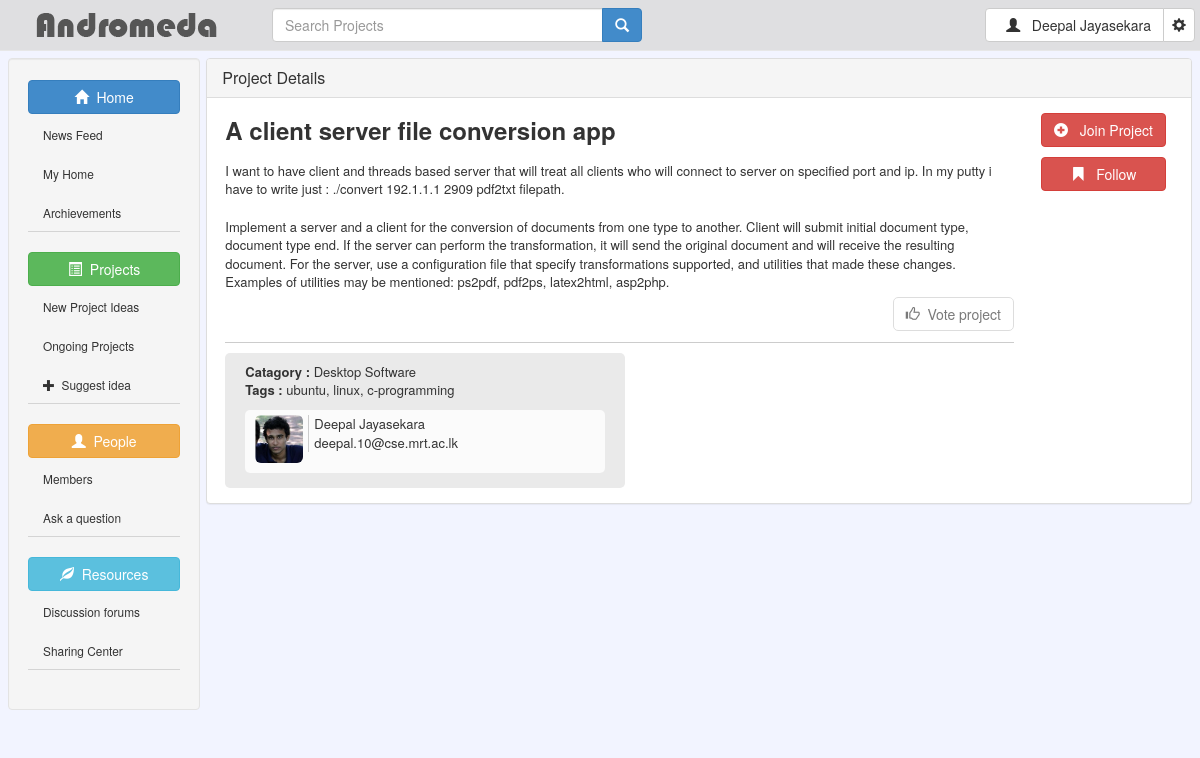
The app's page /viewproject.php?pid=52 (signed in) with its own data.
### tables this page shows
CREATE TABLE IF NOT EXISTS `projects` (
  `p_id` int(11) NOT NULL AUTO_INCREMENT,
  `p_name` text,
  `p_desc` text,
  `p_catagory` int(11) DEFAULT '0',
  `p_author` int(11) DEFAULT '0',
  `p_mentor` int(11) DEFAULT '0',
  `p_leader` int(11) DEFAULT '0',
  `p_post_date` timestamp NULL DEFAULT NULL,
  `p_state` int(11) DEFAULT '0',
  `p_votes` int(11) NOT NULL DEFAULT '0',
  `p_views` int(11) NOT NULL,
  PRIMARY KEY (`p_id`),
  KEY `p_author` (`p_author`),
  KEY `p_mentor` (`p_mentor`),
  KEY `p_leader` (`p_leader`),
  KEY `p_state` (`p_state`),
  KEY `p_catagory` (`p_catagory`)
);

CREATE TABLE IF NOT EXISTS `catagories` (
  `cat_id` int(11) NOT NULL AUTO_INCREMENT,
  `cat_name` varchar(30) NOT NULL,
  PRIMARY KEY (`cat_id`),
  KEY `cat_id` (`cat_id`)
);

CREATE TABLE IF NOT EXISTS `users` (
  `user_id` int(11) NOT NULL AUTO_INCREMENT,
  `username` varchar(30) DEFAULT NULL,
  `password` varchar(50) DEFAULT NULL,
  `firstname` varchar(30) DEFAULT NULL,
  `lastname` varchar(30) DEFAULT NULL,
  `email` varchar(50) DEFAULT NULL,
  `profile_pic_path` text NOT NULL,
  `timestamp` varchar(20) NOT NULL,
  PRIMARY KEY (`user_id`)
);

### viewproject.php (the view, shortened to what this page needs)
<!doctype html>
<html>
<head>
<link href="css/bootstrap.css" media="screen" rel="stylesheet" type="text/css">
<link href="css/homepage-styles.css" media="screen" rel="stylesheet" type="text/css">
<link href="css/toastr.css" media="screen" rel="stylesheet" type="text/css">
<link href="css/bootstrap.icon-large.css" media="screen" rel="stylesheet" type="text/css">
<link href="css/bootstrap-dialog.css" rel="stylesheet" type="text/css" media="screen">
</head>
<body onLoad="document.getElementById('search-q').focus();">
<div id="header-panel">
  <nav class="navbar navbar-default navbar-fixed-top nav-panel-custom" role="navigation">
  <a class="navbar-brand" href="home.php"><span><img src="images/logo.png"></span></a>
      <form class="navbar-form navbar-left form-inline searchform wide400px" method="get" role="form" action="home.php">
        <div class="input-group">
          <input type="text" class="form-control wide400px" id="search-q" name="search-q" placeholder="Search Projects" value="<?php echo isset($_GET['search-q'])? $_GET['search-q']: "";?>">
          <span class="input-group-btn">
            <button type="submit" class="btn btn-default btn-primary sortlist"><span class="glyphicon glyphicon-search"></span></button>
          </span>
        </div>
    </form>
    <ul class="nav navbar-nav navbar-right">
      <li class="dropdown">
        <form class="navbar-form" action="profile.php">
          <div class="btn-group">
            <button type="submit" class="btn btn-default"> &nbsp;&nbsp<span class="glyphicon glyphicon-user"></span>&nbsp;&nbsp
            <?php
                                    if(isset($_SESSION['login-type'])){
                                    	if($_SESSION['login-type']=='regular'){
											echo $_SESSION['user']['firstname']." ".$_SESSION['user']['lastname'];
										}
										else if($_SESSION['login-type']=='oauth'){
											echo $_SESSION['oauth_user']['name'];
										}
									}
									else{
									}
                                ?>
            </button>
            <button type="button" class="btn btn-default dropdown-toggle" data-toggle="dropdown"> <span class="glyphicon glyphicon-cog"></span> <span class="sr-only">Toggle Dropdown</span> </button>
          </div>
        </form>
      </li>
    </ul>
  </nav>
</div>
<div id="wrapper">
  <div class="row">
    <div id="sidebar" class="col-xs-6 col-sm-3 col-md-3 col-lg-2 sidebar-custom">
      <div class="well">
        <button type="button" class="btn btn-primary btn-block btn-dropdown" data-toggle="collapse" data-target="#home-link"><span class="glyphicon glyphicon-home"></span>&nbsp;&nbsp;Home</button>
        <div id="home-link" class="collapse in">
          <ul class="nav nav-pills nav-stacked list-group collapse-div">
            <li><a class="btn-dropdown-item" href="index.php">News Feed</a></li>
            <li><a class="btn-dropdown-item" href="myhome.php">My Home</a></li>
            <li><a class="btn-dropdown-item" href="viewarch.php">Archievements</a></li>
          </ul>
        </div>
        <button type="button" class="btn btn-success btn-block btn-dropdown" data-toggle="collapse" data-target="#projects"><span class="glyphicon glyphicon-list-alt"></span>&nbsp;&nbsp;Projects</button>
        <div id="projects" class="collapse in">
          <ul class="nav nav-pills nav-stacked list-group collapse-div">
            <li><a class="btn-dropdown-item" href="home.php">New Project Ideas</a></li>
            <li><a class="btn-dropdown-item" href="#">Ongoing Projects</a></li>
            <li><a class="btn-dropdown-item" href="#" data-toggle="modal" data-target="#projectidea"> <span class="glyphicon glyphicon-plus"></span>&nbsp;&nbsp;Suggest idea</a></li>
          </ul>
        </div>
        <button type="button" class="btn btn-warning btn-block btn-dropdown" data-toggle="collapse" data-target="#users-link"><span class="glyphicon glyphicon-user"></span>&nbsp;&nbsp;People</button>
        <div id="users-link" class="collapse in">
          <ul class="nav nav-pills nav-stacked list-group collapse-div">
            <li><a class="btn-dropdown-item" href="members.php">Members</a></li>
            <li><a class="btn-dropdown-item" href="#">Ask a question</a></li>
          </ul>
        </div>
        <button type="button" class="btn btn-info btn-block btn-dropdown custom-color" data-toggle="collapse" data-target="#resources"><span class="glyphicon glyphicon-leaf"></span>&nbsp;&nbsp;Resources</button>
        <div id="resources" class="collapse in">
          <ul class="nav nav-pills nav-stacked list-group collapse-div">
            <li><a class="btn-dropdown-item" href="#">Discussion forums</a></li>
            <li><a class="btn-dropdown-item" href="#">Sharing Center</a></li>
          </ul>
        </div>
      </div>
    </div>
    <div id="project-listing" class="col-xs-12 col-sm-9 col-md-9 col-lg-10 contents-custom">
      <?php
            if(isset($_GET['pid'])){
				$pid = $_GET['pid'];
			}
            $dbcon = new DBConnection();
            $con = $dbcon->connect();
            if(!$pstmt=$con->prepare('select p_name,p_desc,p_votes,p_views,user_id,firstname,lastname,email,cat_name from projects,users,catagories where projects.p_id= ? and projects.p_catagory=catagories.cat_id and projects.p_author=users.user_id')){
                    die(mysqli_error($con));
                }
			else{
				$pstmt->bind_param('i',$pid);
				$pstmt->execute();
				$presult = $pstmt->get_result();
				$precord = $presult->fetch_assoc();
			}
			$tquery = "select tag from project_tags where p_id='".$pid."'";
			$tresult =  mysqli_query($con,$tquery);
			$tagslist = array();
			while($tagrecord = $tresult->fetch_assoc()){
				array_push($tagslist,$tagrecord['tag']);
			}
	  ?>
        <div id="projectlist" class="panel panel-default">
        <div class="panel-heading">
          <h2 class="panel-title panel-title-custom">Project Details</h2>
        </div>
        <div class="panel-body panel-body-custom"> <span id="notice"></span>
          <div id="project-details" class="col-xs-12 col-sm-9 col-md-9 col-lg-10 contents-custom">
            <div id="project-header"> <?php echo $precord['p_name']?> </div>
            <div id="project-desc">
				<div style="clear:both;"><?php echo nl2br($precord['p_desc'])?></div>
            	<div id="likebutton-div">
                	<?php echo "<button type='button' ";
						$q = "select * from user_votes where voted_project_id='".$_SESSION['current_pid']."' and user_id='".$_SESSION['user']['user_id']."'";
						$voteres = mysqli_query($con,$q) or die(mysqli_error($con));
						if(mysqli_num_rows($voteres)!=0){
							echo "disabled='disabled' class='btn btn-info likebutton' ";
						}
						else if ($_SESSION['user']['user_id']==$precord['user_id']){
							echo "disabled='disabled' class='btn btn-default likebutton' ";
						}
						else{
							echo "class='btn btn-info likebutton' ";
						}
                     	echo "id='like-project' ><span class='glyphicon glyphicon-thumbs-up'></span>&nbsp;&nbsp;Vote project</button>";
					?>
                </div>
            </div>
            <div id="project-footer">
              <div id="project-info"> <span id="p-catagory"><span>Catagory : </span><?php echo $precord['cat_name']?></span> <span id="p-tags"><br><span>Tags : </span>
                <?php
                                $tagcount = count($tagslist);
                                foreach($tagslist as $index => $tag){
                                    echo "<a href='home.php?search-q=".urlencode(stripslashes(strip_tags($tag)))."'>".$tag."</a>";
                                    if($index+1 != $tagcount){
                                        echo ", ";
                                    }
                                }
                            ?>
                </span> </div>
              <div id="project-author">
                <div id="profile-pic"><img src="images/profile-pics/user1.png" alt="Not found!" class="img-rounded img-custom"/></div>
                <div id="author-profile"> <span id="author-name"><?php echo "<a href='viewprofile.php?user=".$precord['user_id']."'>".$precord['firstname']." ".$precord['lastname']."</a>"?></span><br> <span id="author-email"><a href="mailto:someone@example.com" target="_top"><?php echo $precord['email'] ?></a></span></div>
              </div>
            </div>
          </div>
          <div id="project-actions">
          	<?php
            	if(!$stmt1=$con->prepare("select p_id,member_id from project_member where p_id=? and member_id=?")){
					die(mysqli_error($con));
				}
				else{
					$stmt1->bind_param('ii',$pid,$_SESSION['user']['user_id']);
					$stmt1->execute();
					$joinres = $stmt1->get_result();
				}
				if(!$stmt2=$con->prepare("select p_id,follower_id from project_follower where p_id=? and follower_id=?")){
					die(mysqli_error($con));
				}
				else{
					$stmt2->bind_param('ii',$pid,$_SESSION['user']['user_id']);
					$stmt2->execute();
					$followres = $stmt2->get_result();
				}
			?>
          	<ul class="nav nav-stacked">
                <li class="spaced-list"><button id="btn-join"
                	<?php
						if(mysqli_num_rows($joinres)!=0){
							echo "disabled='disabled' class='btn btn-block btn-default' ";
						}
						else{
							echo "class='btn btn-block btn-danger' ";
						}
					?>
                	class="btn  btn-danger" role="button"><span class="glyphicon glyphicon-plus-sign"></span>
						<?php
							if(mysqli_num_rows($joinres)!=0){
								echo "&nbsp;&nbsp;Joined";
							}
							else
							{
								echo "&nbsp;&nbsp;Join Project";
							}
						?>
                        </button></li>
                <li><button id="btn-follow"
					<?php
						if(mysqli_num_rows($followres)!=0){
							echo "disabled='disabled' class='btn btn-block btn-default' ";
						}
						else{
							echo "class='btn btn-block btn-danger' ";
						}
					?>
                    role="button"><span class="glyphicon glyphicon-bookmark"></span>
                    	<?php
							if(mysqli_num_rows($followres)!=0){
								echo "&nbsp;&nbsp;Following";
							}
							else
							{
								echo "&nbsp;&nbsp;Follow";
							}
						?>
                    </button></li>
            </ul>
          </div>
        </div>
        </div>
    </div>
  </div>
</div>
</body>
</html>

### css/homepage-styles.css (style rules this page uses)
a:link { color:#333333;text-decoration:none; }
.nav-panel-custom { width: auto; padding: 0px 5px; background:#DFDFE1; }
.sidebar-custom { padding: 0px 3px; }
.contents-custom { padding: 5px 3px; }
#wrapper { padding: 0 20px; }
.btn-dropdown { margin: 2px 0; }
.btn-dropdown-item { color: #6E6E6E; font-size: 85%; }
.collapse-div { border-bottom: 1px solid #D4D4D4; }
body { padding-top: 48px; background: #F2F4FF; background-attachment:scroll; }
.searchform { float: left; margin-right:5px; }
#projectlist { clear: both; }
.sortlist { float: right !important; }
.panel-body-custom { clear: both; }
.wide400px { width: 400px; }
#project-details { float:left; margin-right:0; }
#project-actions { float:right; padding-right:10px; }
#project-header { font-size:24px; font-weight:bold; margin-bottom:15px; }
#project-desc { border-bottom: 1px solid #CCC; padding-bottom:50px; font-size:13px; }
#project-footer { padding:10px 10px 15px 20px; margin-top:10px; font-size:13px; border-radius:5px; background:#EAEAEA; clear:both; height: auto; width:400px; }
#project-info { margin-bottom:10px; }
#p-catagory span { font-weight:bold; }
#p-tags span { font-weight:bold; }
#project-author { padding:0 10px; padding-top:5px; background:#FBFBFB; height:auto; overflow:auto; padding-bottom:10px; margin-right:10px; border-radius:5px; -moz-border-radius:5px; -webkit-border-radius:5px; }
#profile-pic { float:left; margin-right:5px; }
#author-profile { border-left:1px solid #CCC; float:left; padding-left:5px; }
.spaced-list { margin-bottom:10px; }
.img-custom { height:48px !important; width:48px !important; }
.likebutton { border-radius:5px; -moz-border-radius:5px; -webkit-border-radius:5px; }
#likebutton-div { float:right; clear:both; margin-top:5px; }
.navbar-brand { padding:12px 15px 10px 15px; }
#btn-join { width:125px; }
.contents-custom { padding:0 3px; }

### records on screen
projects: p_name "A client server file conversion app", p_desc "I want to have client and threads based server that will treat all clients who will connect to server on specified port and ip. In my putty i have to write just : ./convert 192.1.1.1 2909 pdf2txt filepath. Implement a server and a client for the conversion of documents from one type to another. Client will submit initial document type, document type end. If the server can perform the transformation, it will send the original document and will receive the resulting document. For the server, use a configuration file that specify transformations supported, and utilities that made ​​these changes. Examples of utilities may be mentioned: ps2pdf, pdf2ps, latex2html, asp2php.", p_catagory.cat_name "Desktop Software", p_author.firstname "Deepal", p_author.lastname "Jayasekara", p_author.email "deepal.10@cse.mrt.ac.lk"

### other values on screen
$_SESSION['user']['firstname'] "Deepal"
$_SESSION['user']['lastname'] "Jayasekara"
$tag "ubuntu"
$tag "linux"
$tag "c-programming"
